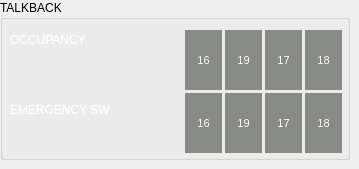
      <widget class="QWidget" name="page_toilet_6">
       <widget class="QGroupBox" name="groupBox_13">
        <property name="geometry">
         <rect>
          <x>0</x>
          <y>0</y>
          <width>350</width>
          <height>160</height>
         </rect>
        </property>
        <property name="title">
         <string>TALKBACK</string>
        </property>
        <widget class="QLabel" name="label_220">
         <property name="geometry">
          <rect>
           <x>10</x>
           <y>30</y>
           <width>100</width>
           <height>20</height>
          </rect>
         </property>
         <property name="font">
          <font>
           <pointsize>9</pointsize>
           <weight>50</weight>
           <bold>false</bold>
          </font>
         </property>
         <property name="styleSheet">
          <string notr="true">color: rgb(255, 255, 255);</string>
         </property>
         <property name="text">
          <string>OCCUPANCY</string>
         </property>
         <property name="alignment">
          <set>Qt::AlignLeading|Qt::AlignLeft|Qt::AlignVCenter</set>
         </property>
        </widget>
        <widget class="QLabel" name="label_221">
         <property name="geometry">
          <rect>
           <x>10</x>
           <y>100</y>
           <width>100</width>
           <height>20</height>
          </rect>
         </property>
         <property name="font">
          <font>
           <pointsize>9</pointsize>
           <weight>50</weight>
           <bold>false</bold>
          </font>
         </property>
         <property name="styleSheet">
          <string notr="true">color: rgb(255, 255, 255);</string>
         </property>
         <property name="text">
          <string>EMERGENCY SW</string>
         </property>
         <property name="alignment">
          <set>Qt::AlignLeading|Qt::AlignLeft|Qt::AlignVCenter</set>
         </property>
        </widget>
        <widget class="QLabel" name="label_t2B_occupancy_6">
         <property name="geometry">
          <rect>
           <x>305</x>
           <y>30</y>
           <width>37</width>
           <height>60</height>
          </rect>
         </property>
         <property name="font">
          <font>
           <pointsize>8</pointsize>
          </font>
         </property>
         <property name="styleSheet">
          <string notr="true">color: rgb(255, 255, 255);
background-color: rgb(136, 138, 133);</string>
         </property>
         <property name="text">
          <string>18</string>
         </property>
         <property name="alignment">
          <set>Qt::AlignCenter</set>
         </property>
        </widget>
        <widget class="QLabel" name="label_t1B_occupancy_6">
         <property name="geometry">
          <rect>
           <x>225</x>
           <y>30</y>
           <width>37</width>
           <height>60</height>
          </rect>
         </property>
         <property name="font">
          <font>
           <pointsize>8</pointsize>
          </font>
         </property>
         <property name="styleSheet">
          <string notr="true">color: rgb(255, 255, 255);
background-color: rgb(136, 138, 133);</string>
         </property>
         <property name="text">
          <string>19</string>
         </property>
         <property name="alignment">
          <set>Qt::AlignCenter</set>
         </property>
        </widget>
        <widget class="QLabel" name="label_t1A_occupancy_6">
         <property name="geometry">
          <rect>
           <x>185</x>
           <y>30</y>
           <width>37</width>
           <height>60</height>
          </rect>
         </property>
         <property name="font">
          <font>
           <pointsize>8</pointsize>
          </font>
         </property>
         <property name="styleSheet">
          <string notr="true">color: rgb(255, 255, 255);
background-color: rgb(136, 138, 133);</string>
         </property>
         <property name="text">
          <string>16</string>
         </property>
         <property name="alignment">
          <set>Qt::AlignCenter</set>
         </property>
        </widget>
        <widget class="QLabel" name="label_t2A_occupancy_6">
         <property name="geometry">
          <rect>
           <x>265</x>
           <y>30</y>
           <width>37</width>
           <height>60</height>
          </rect>
         </property>
         <property name="font">
          <font>
           <pointsize>8</pointsize>
          </font>
         </property>
         <property name="styleSheet">
          <string notr="true">color: rgb(255, 255, 255);
background-color: rgb(136, 138, 133);</string>
         </property>
         <property name="text">
          <string>17</string>
         </property>
         <property name="alignment">
          <set>Qt::AlignCenter</set>
         </property>
        </widget>
        <widget class="QLabel" name="label_t2B_emergency_6">
         <property name="geometry">
          <rect>
           <x>305</x>
           <y>93</y>
           <width>37</width>
           <height>60</height>
          </rect>
         </property>
         <property name="font">
          <font>
           <pointsize>8</pointsize>
          </font>
         </property>
         <property name="styleSheet">
          <string notr="true">color: rgb(255, 255, 255);
background-color: rgb(136, 138, 133);</string>
         </property>
         <property name="text">
          <string>18</string>
         </property>
         <property name="alignment">
          <set>Qt::AlignCenter</set>
         </property>
        </widget>
        <widget class="QLabel" name="label_t1B_emergency_6">
         <property name="geometry">
          <rect>
           <x>225</x>
           <y>93</y>
           <width>37</width>
           <height>60</height>
          </rect>
         </property>
         <property name="font">
          <font>
           <pointsize>8</pointsize>
          </font>
         </property>
         <property name="styleSheet">
          <string notr="true">color: rgb(255, 255, 255);
background-color: rgb(136, 138, 133);</string>
         </property>
         <property name="text">
          <string>19</string>
         </property>
         <property name="alignment">
          <set>Qt::AlignCenter</set>
         </property>
        </widget>
        <widget class="QLabel" name="label_t1A_emergency_6">
         <property name="geometry">
          <rect>
           <x>185</x>
           <y>93</y>
           <width>37</width>
           <height>60</height>
          </rect>
         </property>
         <property name="font">
          <font>
           <pointsize>8</pointsize>
          </font>
         </property>
         <property name="styleSheet">
          <string notr="true">color: rgb(255, 255, 255);
background-color: rgb(136, 138, 133);</string>
         </property>
         <property name="text">
          <string>16</string>
         </property>
         <property name="alignment">
          <set>Qt::AlignCenter</set>
         </property>
        </widget>
        <widget class="QLabel" name="label_t2A_emergency_6">
         <property name="geometry">
          <rect>
           <x>265</x>
           <y>93</y>
           <width>37</width>
           <height>60</height>
          </rect>
         </property>
         <property name="font">
          <font>
           <pointsize>8</pointsize>
          </font>
         </property>
         <property name="styleSheet">
          <string notr="true">color: rgb(255, 255, 255);
background-color: rgb(136, 138, 133);</string>
         </property>
         <property name="text">
          <string>17</string>
         </property>
         <property name="alignment">
          <set>Qt::AlignCenter</set>
         </property>
        </widget>
       </widget>
      </widget>
